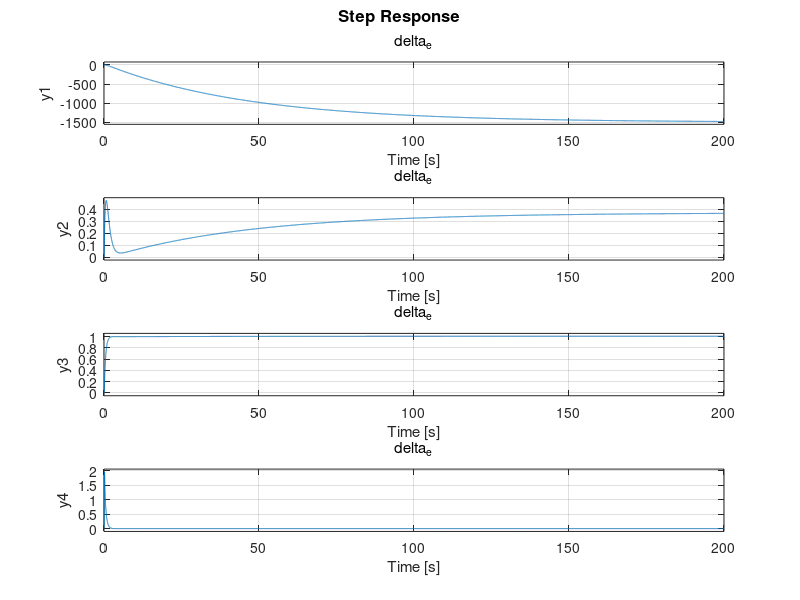

Source code (MATLAB):
%Reference [1]: 'Brian L. Stevens, Aircraft Control and Simulation'
%Reference [2]: 'Ben D. Flight Control Fundamental'
%Script edited by Di Wang
%Created time: 21/Jan/2025


%Altitude Hold Autopilot
%Longitudinal F16 State Space Maxtrix (4 states and 1 input)
A = [-1.9311e-2 8.8157 -3.217e1 -5.7499e-1;
     -2.5389e-4 -1.0189 0 9.0506e-1;
     0 0 0 1;
     2.9465e-12 8.2225e-1 0 -1.0744];
B = [1.737e-1;
     -2.1499e-3;
     0;
     -1.7555e-1];
C = eye(4); %states = outputs
D = zeros(4,1); %no relation between outputs and inputs
states = {'VT' 'AoA' 'theta' 'q'}; %clarify the names of states
inputs = {'delta_e'}; %clarify the names of inputs
outputs = {'VT' 'AoA' 'theta' 'q'}; %clarify the names of outputs
sysLong = ss(A,B,C,D,'statename',states,'inputname',inputs,'outputname',outputs); %Obtain state space of the system
J = tf(sysLong); %display TF for each input and output

actuator = tf([0 4], [0.05 1]); %TF of the elevator angle actuator
Kq = -25; %pitch rate gain
inner_cl = feedback(actuator*sysLong, Kq, 1, 4); %inner feedback control loop
Ktheta = -50; %pitch angle gain
outer_cl = feedback(Ktheta*inner_cl, 1, 1, 3); %outer feedback control loop

%visulization
figure(1)
step(outer_cl)